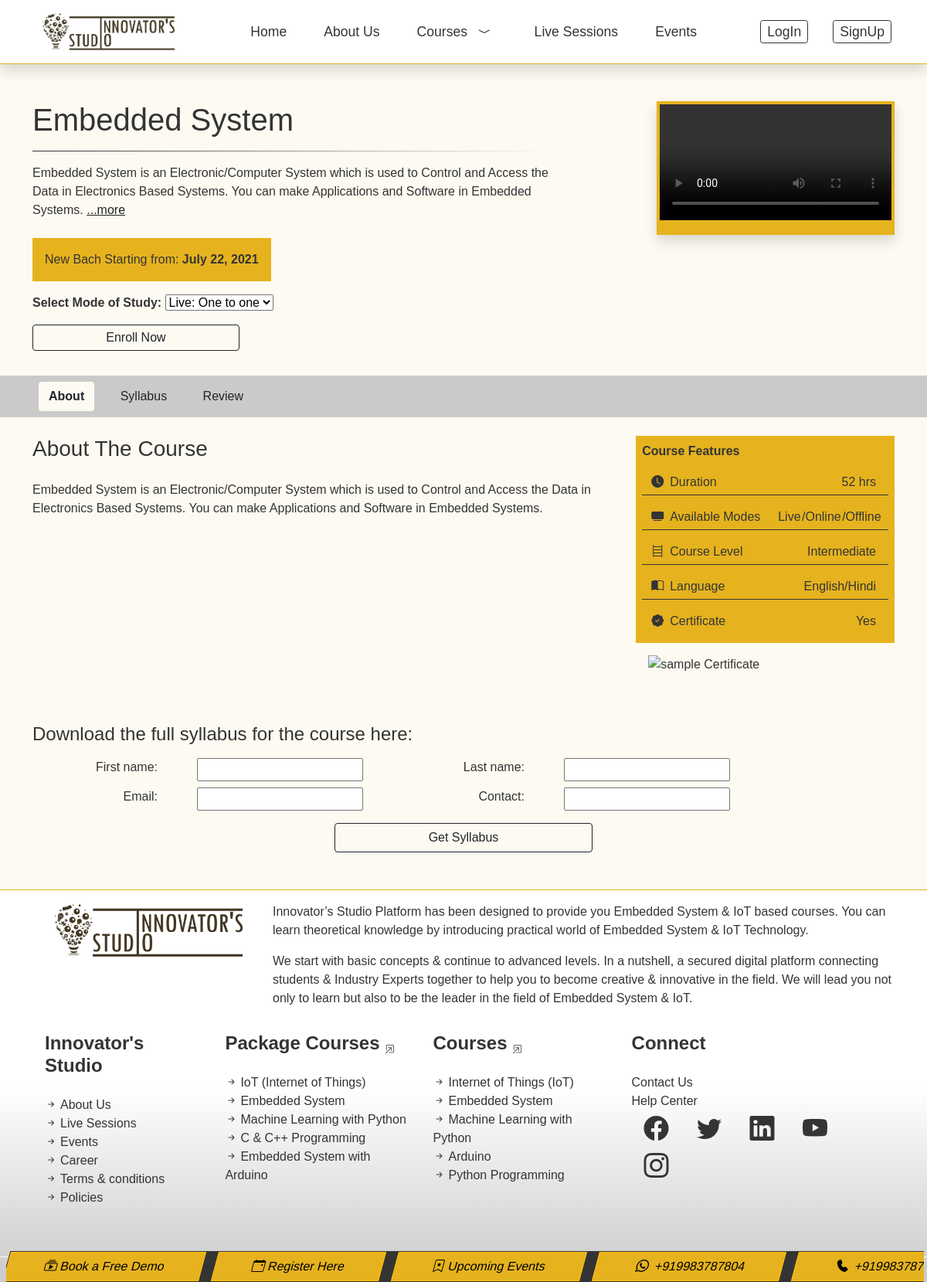
/course/12/Embedded System/, run on the app's committed database.
### eduPlatform/models.py (models this page shows, shortened)
class MiniCourse(models.Model):
    title = models.CharField(max_length=150)
    description = models.CharField(max_length=1000)
    fee = models.FloatField()
    thumbnail = models.FileField(upload_to='course_thumbnail/')
    syllabus = models.FileField(upload_to='course_syllabus/')
    course_preview_video = models.FileField(upload_to='course_preview_videos/', null=True)
    date_added = models.DateTimeField(auto_now_add=True)
    live_one_to_one = models.BooleanField(default=False)
    self_paced = models.BooleanField(default=False)
    offline = models.BooleanField(default=False)
    next_batch_starting_date = models.DateField(null=True)
    high_price = models.FloatField(default=0)
    class_link = models.CharField(max_length=1000, null=True, blank=True)
    class Meta:
        ordering = ['-date_added']
    @property
    def all_topics(self):
        topics = self.topic_set.all()
        return topics
    @property
    def get_duration(self):
        topics = self.topic_set.all()
        duration = 0
        for topic in topics:
            duration += topic.duration_in_hours
        return duration

class Topic(models.Model):
    mini_course = models.ForeignKey(MiniCourse, on_delete=models.CASCADE)
    title = models.CharField(max_length=200)
    description = models.CharField(max_length=500)
    duration_in_hours = models.IntegerField()
    class_link = models.CharField(max_length=1000, null=True, blank=True)
    lecture_video = models.FileField(upload_to='courseTutorials/', null=True, blank=True)

### eduPlatform/views.py (the view, shortened to what this page needs)
# urls.py: path('course/<int:id>/<str:title>/', views.courseDetailView, name='courseDetails'),
def courseDetailView(request, id, title):
    rate_flag = False
    paidFlag=False
    rating=0
    given_review=""
    getsyllabusForm = SyllabusDownloadForm()
    course = models.MiniCourse.objects.get(id=id, title=title)
    allreviews = models.MiniCourseRating.objects.filter(mini_course = course)
    userCourses = []
    user = request.user
    context = {
                'course':course,
                'userCourses':userCourses,
                'getsyllabusForm':getsyllabusForm,
                'demoform':freeDemoForm,
                'paidFlag':paidFlag,
                'rating':rating,
                'rate_flag': rate_flag,
                'rangeRating':range(int(rating)),
                "given_review":given_review,
                "allreviews":allreviews,
            }
    return render(request, 'eduPlatform/courseDetail.html', context)

### eduPlatform/forms.py
class SyllabusDownloadForm(ModelForm):
    phone_no = forms.RegexField(regex='^([6-9]{1})\d{9}')
    class Meta:
        model = SyllabusDownloadData
        fields = "__all__"

### eduPlatform/templates/eduPlatform/courseDetail.html (shortened to what this page needs)
{% extends 'eduPlatform/base.html' %}
{% load static %}
{% block links %}
<link rel="stylesheet" href="{% static 'eduPlatform/css/courseDetail.css' %}">
{% endblock %}
{% block body %}
<section class="my-5 ">
    <div class="d-lg-flex flex-row-reverse justify-content-between container">
        <div class="courseFeaturesDiv shadow mb-3 pb-2">
            <video controls class="coursepreviewVideo p-1">
                <source src="/media/{{course.course_preview_video}}" type="video/mp4">
            </video>
        </div>
        <div class="courseDescriptionDiv me-lg-5">
            <h1 class="d-none d-lg-block">{{course.title}}</h1>
            <hr class="headingUndelineStyle2 d-none d-lg-block">
            <p>{{course.description|slice:"0:200"}} <a href="#aboutDiv" class="text-dark">...more</a></p>
            <p class="nextBatchdate p-3 mt-4">New Bach Starting from: <strong>{{course.next_batch_starting_date}}
                </strong>
            </p>
            <div class="my-3">
                {% if user.is_authenticated %}
                {% if course in userCourses %}
                {% if paidFlag %}
                {% if course.class_link %}
                <a href="{{course.class_link}}" class="btn btn-danger py-2 px-3 rounded mx-5">Join Class</a>
                {% else %}
                Please wait while we update class Link
                {% endif %}
                {% else %}
                <p>You haven't paid for this course. Kindly pay to get started with this course.</p>
                <div>
                    <form action="">
                        <button
                            class="btn btn-outline-dark StartLearningBtn px-0 py-1 mb-3 rounded text-center disabled"
                            name="courseEnrollBtn" value="{{course.id}}, {{course.title}}">Start Learning</button>
                    </form>
                </div>
                {% endif %}
                {% else %}
                <form action="{% url 'registeration'%}">
                    <div>
                        <strong>Select Mode of Study:</strong>
                        <select name="courseMode" id="courseMode" class="my-2">
                            {% if course.live_one_to_one %}
                            <option value="liveO2O">Live: One to one</option>
                            {% endif %}
                            {% if course.self_paced %}
                            <option value="selfPaced">Self Paced</option>
                            {% endif %}
                            {% if course.offline %}
                            <option value="offline">Offline</option>
                            {% endif %}
                        </select>
                    </div>
                    <button class="btn btn-outline-dark EnrollNowBtn px-0 py-1 rounded text-center my-3"
                        name="courseEnrollBtn" value="{{course.id}}, {{course.title}}">Enroll Now</button>
                </form>
                {% endif %}
                {% else %}
                <form action="{% url 'registeration'%}">
                    <div>
                        <strong>Select Mode of Study:</strong>
                        <select name="courseMode" id="courseMode">
                            {% if course.live_one_to_one %}
                            <option value="liveO2O">Live: One to one</option>
                            {% endif %}
                        </select>
                    </div>
                    <button class="btn btn-outline-dark EnrollNowBtn px-0 py-1 rounded text-center my-3"
                        name="courseEnrollBtn" value="{{course.id}}, {{course.title}}">Enroll Now</button>
                </form>
                {% endif %}
            </div>
        </div>
    </div>
    <div class="menuLinks p-2">
        <div class="container">
            <button class="btn mx-2 menubtns activeMenu" targetDiv="aboutDiv">About</button>
            <button class="btn mx-2 menubtns" targetDiv="syllabusDiv">Syllabus</button>
            <button class="btn mx-2 menubtns" targetDiv="reviewDiv">Review</button>
        </div>
    </div>
    <div class="d-lg-flex justify-content-between my-4 container">
        <div id="aboutDiv" class="content-div">
            <h3 class="mb-4">About The Course</h3>
            <p>{{course.description}}</p>
        </div>
        <div class="certificateDivFeature">
            <div class="featureDiv p-2">
                <strong>Course Features</strong>
                <ul class="p-0 featureList my-1">
                    <li class="d-flex justify-content-between pe-2 my-3">
                        <p class="mb-1 px-1">
                            <i class="bi bi-clock-fill px-2"></i>Duration
                        </p>
                        <p class="mb-1 px-2">{{course.get_duration}} hrs</p>
                    </li>
                    <li class="d-flex justify-content-between pe-2 my-3">
                        <p class="mb-1 px-1">
                            <i class="bi bi-tv-fill px-2"></i>Available Modes
                        </p>
                        <p class="mb-1 px-2 d-flex">{% if course.live_one_to_one %}
                        <div>Live</div>{% endif %}
                        {% if course.self_paced %}
                        <div>/Online </div>{% endif %}
                        {% if course.offline %}
                        <div>/Offline</div>{% endif %}</p>
                    </li>
                    <li class="d-flex justify-content-between pe-2 my-3">
                        <p class="mb-1 px-1">
                            <i class="bi bi-bookshelf px-2"></i>Course Level
                        </p>
                        <p class="mb-1 px-2">Intermediate</p>
                    </li>
                    <li class="d-flex justify-content-between pe-2 my-3">
                        <p class="mb-1 px-1">
                            <i class="bi bi-book-half px-2"></i>Language
                        </p>
                        <p class="mb-1 px-2">English/Hindi</p>
                    </li>
                    <li class="d-flex justify-content-between pe-2 mt-3">
                        <p class="mb-1 px-1">
                            <i class="bi bi-patch-check-fill px-2"></i>Certificate
                        </p>
                        <p class="mb-1 px-2">Yes</p>
                    </li>
                </ul>
            </div>
            <img src="{% static 'eduPlatform/images/sampleCertificate.png' %}" class="m-3" alt="sample Certificate">
        </div>
    </div>
</section>
<section class="container my-5">
    <div class="my-5">
        <h4>Download the full syllabus for the course here:</h4>
        <form action="" method="POST" class="my-3 text-center">
            <div class="my-2 row">
                <div class="col-lg-2 text-lg-end">
                    <label for="id_first_name" class="mx-1">{{getsyllabusForm.first_name.label}}:</label>
                </div>
                <span class="col-lg-3">{{getsyllabusForm.first_name}}</span>
                <div class="col-lg-2 text-lg-end">
                    <label for="id_last_name" class="mx-1">{{getsyllabusForm.last_name.label}}:</label>
                </div>
                <span class="col-lg-3">{{getsyllabusForm.last_name}}</span>
            </div>
            <div class="my-2 row">
                <div class="col-lg-2 text-lg-end">
                    <label for="id_email" class="mx-1">{{getsyllabusForm.email.label}}:</label>
                </div>
                <span class="col-lg-3">{{getsyllabusForm.email}}</span>
                <div class="col-lg-2 text-lg-end">
                    <label for="id_phone_no" class="mx-1">Contact:</label>
                </div>
                <span class="col-lg-3">{{getsyllabusForm.phone_no}}</span>
            </div>
            <div class="text-lg-center my-3">
                <button class="btn btn-outline-dark getsyllabusBtn" name="getSyllabus">Get Syllabus</button>
            </div>
        </form>
    </div>
</section>
{% endblock %}

### eduPlatform/static/eduPlatform/css/base.css (style rules this page uses)
* { margin: 0; }
body { background-color: #fcfaf1; color: #343434; font-family: sans-serif; }
.headingUndelineStyle2 { background: #343434; background: -webkit-linear-gradient( to right, #343434, #fcfaf1 ); background: linear-gradient( to right, #343434, #fcfaf1 ); }

### eduPlatform/static/eduPlatform/css/navbar.css (style rules this page uses)
hr { opacity: 1; color: #fcfaf1; }

### eduPlatform/static/eduPlatform/css/courseDetail.css (style rules this page uses)
.courseFeaturesDiv { max-width: 40%; height: 100%; background-color: #e6b31e; }
.nextBatchdate { background-color: #e6b31e; width: fit-content; }
.courseDescriptionDiv { max-width: 60%; }
.courseDescriptionDiv .EnrollNowBtn, .courseDescriptionDiv .StartLearningBtn { width: 40%; }
.coursepreviewVideo { width: 100%; }
.menuLinks { background-color: #cacaca; color: #343434; }
.activeMenu { font-weight: bolder; background-color: #fcfaf1; }
.featureDiv { width: 100%; background-color: #e6b31e; }
.featureList { list-style: none; }
.featureList li { border-bottom: 1px solid #343434; }
.featureList li:nth-last-child(1) { border-bottom: none; }
.certificateDivFeature { width: 30%; }
.certificateDivFeature img { width: 90%; }
.content-div { width: 70%; }
.getsyllabusBtn { width: 30%; }

### data on the page
MiniCourse: title "Embedded System", description "Embedded System is an Electronic/Computer System which is used to Control and Access the Data in Electronics Based Systems. You can make Applications and Software in Embedded Systems.", next_batch_starting_date "July 22, 2021", courseMode "Live: One to one", get_duration "52"

### other printed values
{{ getsyllabusForm.first_name.label }} "First name"
{{ getsyllabusForm.last_name.label }} "Last name"
{{ getsyllabusForm.email.label }} "Email"
